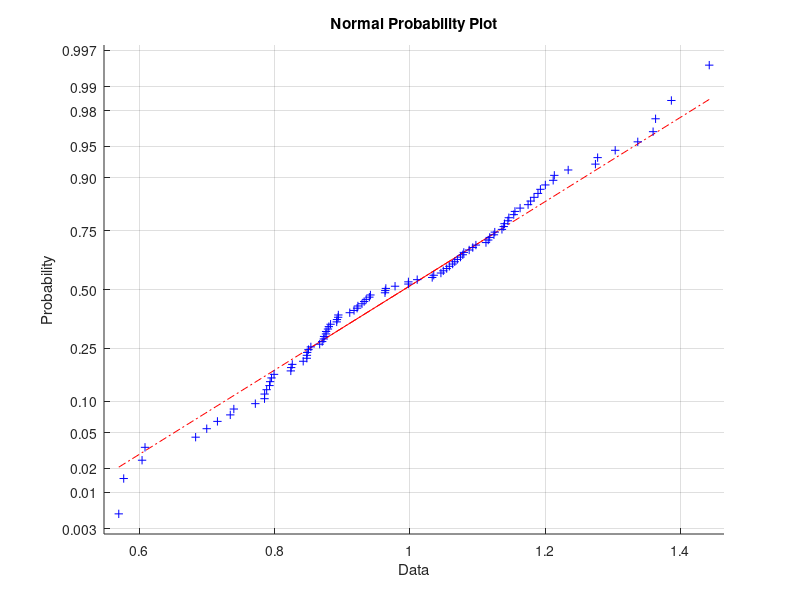

Write the MATLAB code that produced this figure. (Note: this script raises an error after producing the figure.)
L2 = normrnd(1,0.2,100,1);
normplot(L2)
L2(101)=1;
M = zeros(100,100);

for i=1:100
    M(i,i)=((((i-100)/L(i+1))+((i-99.95)/L(i)))*10);
    if i<=99
        M(i,i+1)=(((100-i)/L(i+1))*10);
        M(i+1,i)=(((101-i)/L(i))*10);
    end
end

[U,R]=eig(M);

A2=U(100,100);
G2=sprintf('%d ', A2);
fprintf('Answer: %s\n', A2)

B2=R(100,100);
F2=sprintf('%d ', B2);
fprintf('Answer: %s\n', B2)

